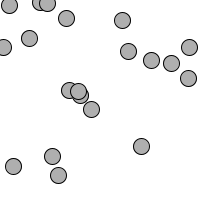
Frame 1 (no input)
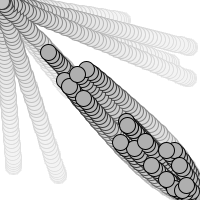
Frame 60 (the mouse pressed at the canvas centre just before this capture)
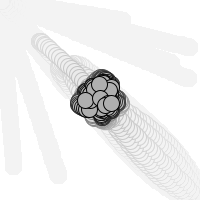
Frame 120 (the mouse held since frame 60 and released just before this capture)

The Processing sketch that drew these frames (run headless with seeded random() and noise(); from frame 60 on, the mouse is pressed at the canvas centre):

// Processing sketch: sketch_230625a
// ── sketch_230625a.pde
// Creating an array of objects.
Mover[] movers = new Mover[20];

void setup() {
  size(200,200);
  smooth();
  background(255);
  // Initializing all the elements of the array
  for (int i = 0; i < movers.length; i++) {
    movers[i] = new Mover();
  }
}

void draw() {
  noStroke();
  fill(255,10);
  rect(0,0,width,height);

  // Calling functions of all of the objects in the array.
  for (int i = 0; i < movers.length; i++) {
    movers[i].update();
    movers[i].checkEdges();
    movers[i].display();
  }
}

class Mover {

  PVector location;
  PVector velocity;
  PVector acceleration;
  float topspeed;

  Mover() {
    location = new PVector(random(width),random(height));
    velocity = new PVector(0,0);
    topspeed = 4;
  }

  void update() {

    // Our algorithm for calculating acceleration:
    PVector mouse = new PVector(mouseX,mouseY);
    PVector dir = PVector.sub(mouse,location);  // Find vector pointing towards mouse
    dir.normalize();     // Normalize
    dir.mult(0.5);       // Scale
    acceleration = dir;  // Set to acceleration

    // Motion 101!  Velocity changes by acceleration.  Location changes by velocity.
    velocity.add(acceleration);
    velocity.limit(topspeed);
    location.add(velocity);
  }

  void display() {
    stroke(0);
    fill(175);
    ellipse(location.x,location.y,16,16);
  }

  void checkEdges() {

    if (location.x > width) {
      location.x = 0;
    } else if (location.x < 0) {
      location.x = width;
    }

    if (location.y > height) {
      location.y = 0;
    }  else if (location.y < 0) {
      location.y = height;
    }

  }

}
